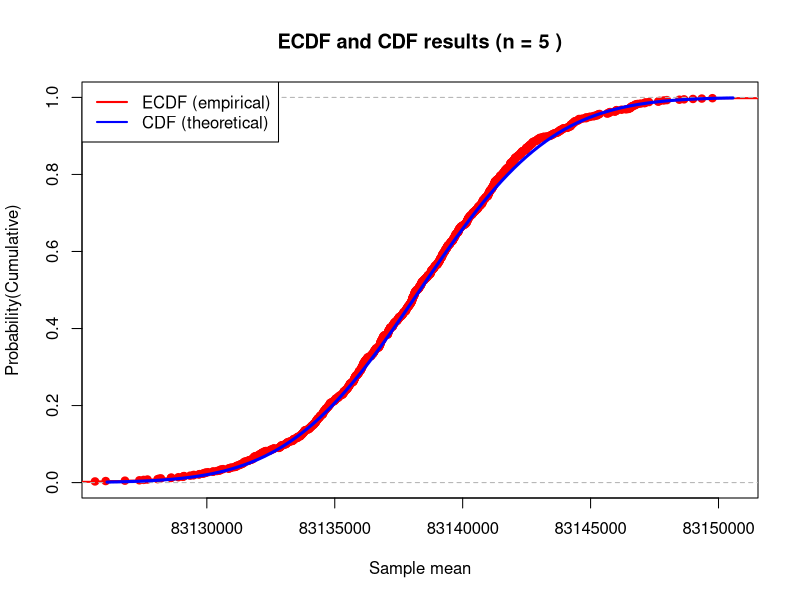
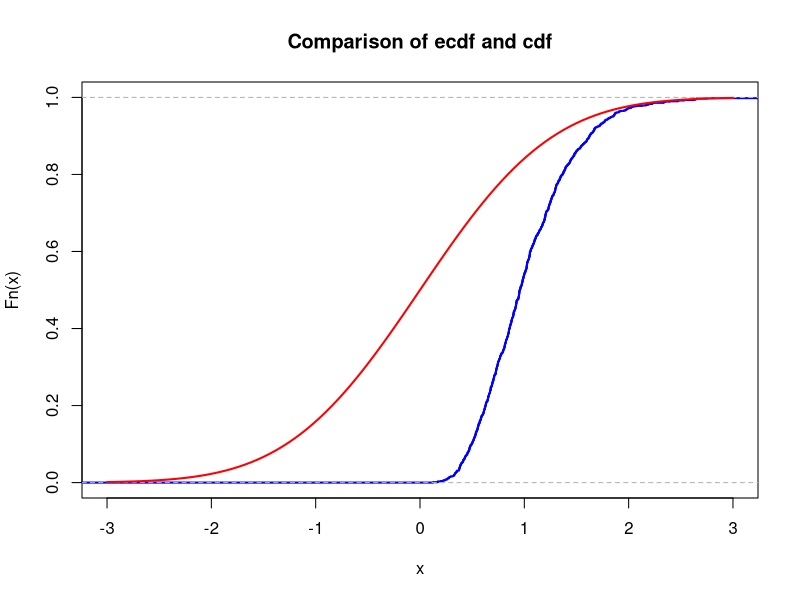

The R script that drew these images, in order:
## ---- chunk 1
# your team id number 
                          ###
id <- 50                  ### Change to the correct id!
                          ###
set.seed(id)
p <- id/100
# matrices G and H
G <- matrix(c(1, 1, 1, 0, 0, 0, 0,
		1, 0, 0, 1, 1, 0, 0,
		0, 1, 0, 1, 0, 1, 0,
		1, 1, 0, 1, 0, 0, 1), nrow = 4, byrow = TRUE)
H <- t(matrix(c(1, 0, 1, 0, 1, 0, 1,
		0, 1, 1, 0, 0, 1, 1,
		0, 0, 0, 1, 1, 1, 1), nrow = 3, byrow = TRUE))
# cat("The matrix G is: \n") 
#G  
#cat("The matrix H is: \n") 
#H
#cat("The product GH must be zero: \n")
#(G%*%H) %%2
## ---- chunk 2
# generate N messages

message_generator <- function(N) {
  matrix(sample(c(0,1), 4*N, replace = TRUE), nrow = N)
}  
messages <- message_generator(100)
codewords <- (messages %*% G) %% 2
## ---- chunk 3
#  errors <- ...
#  received <-   
## ---- chunk 4

# To calculate lambda - activity of the element, according to our data, we use:
# Half life period (seconds)= Half life period (years) * 3,154*e+7
# Cesium_137 Molar atomic mass = 137
# Cesium_137 mass (according to initial conditions) = team_id(26) * 1e-6

cat("\n ======================================== \n")
cat("\n ===============SUBTASK 1================\n")
cat("\n ======================================== \n")

team_id <- 26

ln_2 <- log(2)
T_half_years <- 30.1
seconds_per_year <- 3.154e+7
N_Avogadro <- 6e+23

lambda <- ln_2 / (T_half_years * seconds_per_year) # activity of the given element

Ces_137_m <- team_id * 1e-6
Ces_137_M <- 137

N <- (Ces_137_m / Ces_137_M) * N_Avogadro
mu_single <- N * lambda # Poisson parameter for one sample Xi

cat("Calculated parameter of Poisson distribution of single sample Xi:", mu_single, "\n")

K <- 1e3
n <- 5

sample_values <- rpois(n*K, lambda = mu_single)

sample_means <- colMeans(matrix(sample_values, nrow=n))
## ---- chunk 5

# Normal distribution - N(mu, sigma2)
# According to the CLT E(X̄) = mu and sigma2 = mu/n => sigma = sqrt(mu/n)

cat("\n ======================================== \n")
cat("\n ===============SUBTASK 2================\n")
cat("\n ======================================== \n")


mu <- mu_single
sigma <- sqrt(mu/n)

cat("\nParamaters of the standard normal approximation:\n")
cat("  μ  =", mu, "\n")
cat("  σ² =", mu/n, "\n")
cat("  σ  =", sigma, "\n\n")

Fs <- ecdf(sample_means) # ECDF for our sample 

cat("\n Result visualization part")

xlims <- c(mu - 3*sigma, mu + 3*sigma)

plot(Fs, xlim = xlims, ylim = c(0, 1),
     col = "red",
     lwd = 2,
     main = paste("ECDF and CDF results (n =", n, ")"),
     xlab = "Sample mean",
     ylab = "Probability(Cumulative)") 

curve(pnorm(x, mean = mu, sd = sigma), 
      col = "blue",
      lwd = 3,
      add = TRUE)

legend("topleft",
       legend = c("ECDF (empirical)", "CDF (theoretical)"),
       col = c("red", "blue"),
       lwd = 2)

# Taking values from the segment with the length of 5

cat("\nFor n = 5 we observe such results:\n")

n <- 5
sample_means <- colMeans(matrix(rpois(n*K, lambda = mu_single), nrow=n))
sigma <- sqrt(mu / n)
Fs <- ecdf(sample_means)

xlims <- c(mu - 3*sigma, mu + 3*sigma)

x_points_seq <- seq(xlims[1], xlims[2], length.out = 5)

ecdf_v <- Fs(x_points_seq) # Calculating ecdf in particular points

cdf_v <- pnorm(x_points_seq, mean = mu, sd = sigma)

diff1 <- max(abs(ecdf_v - cdf_v))

cat("max difference in value between ecdf and cdf is:", diff1, "\n")

cat("\nFor n = 10 we observe such results:\n")

n <- 10
sample_means <- colMeans(matrix(rpois(n*K, lambda = mu_single), nrow=n))
sigma <- sqrt(mu / n)
Fs <- ecdf(sample_means)

xlims <- c(mu - 3*sigma, mu + 3*sigma)

# Taking values from the segment with the length of 10
x_points_seq <- seq(xlims[1], xlims[2], length.out = 10)

ecdf_v <- Fs(x_points_seq) # Calculating ecdf in particular points

cdf_v <- pnorm(x_points_seq, mean = mu, sd = sigma)

diff2 <- max(abs(ecdf_v - cdf_v))

cat("max difference in value between ecdf and cdf is:", diff2, "\n")

cat("\nFor n = 50 we observe such results:\n")

n <- 50
sample_means <- colMeans(matrix(rpois(n*K, lambda = mu_single), nrow=n))
sigma <- sqrt(mu / n)
Fs <- ecdf(sample_means)

xlims <- c(mu - 3*sigma, mu + 3*sigma)

# Taking values from the segment with the length of 50
x_points_seq <- seq(xlims[1], xlims[2], length.out = 50)

ecdf_v <- Fs(x_points_seq) # Calculating ecdf in particular points

cdf_v <- pnorm(x_points_seq, mean = mu, sd = sigma)

diff3 <- max(abs(ecdf_v - cdf_v))

cat("  max difference in value between ecdf and cdf is:", diff3, "\n")
cat("\n Conclusion:\n")
cat("\n As we can see from the observations for n = 5, 10, 50 the max difference between ecdf and cdf is:", "\n", diff1, "\n", diff2, "\n", diff3, "\n")
cat("\n From these calculations we can derive a conclusion that with increased number of samples ecdf tends to have \n closer values to theoretical cdf. Thus supporting the CLT. \n")

## ---- chunk 6
cat("\n ======================================== \n")
cat("\n ===============SUBTASK 3================\n")
cat("\n ======================================== \n")

n_critical <- 8e8
p_target <- 0.95

cat("\nWe need to find the largest n such that P(Y < n_critical) >= p_target\n")
cat("where Y is the sum of n i.i.d. Poisson random variables Xi\n\n")

cat("Markov Inequality\n\n")

# Markov inequality: P(X >= a) <= E(X)/a
# P(Y < n_critical) >= 1 - E(Y)/n_critical
# where Y is num of total decays
# 1 - E(Y)/n_critical >= p_target
# E(Y) <= n_critical * (1 - p_target)

# E(Xn) = mu_single
# E(X1 + X2 + ... Xn) = n * mu_single
# n * mu_single <= n_critical * (1 - p_target)
# n <= n_critical * (1 - p_target) / mu_single

# using floor to derive whole number of n r.v's
n_markov <- floor(n_critical * (1 - p_target) / mu_single)

cat("  Solving for n:\n")
cat("    n <= n_critical * (1 - p_target) / mu_single\n")
cat("    n <=", n_critical, "*", (1 - p_target), "/", mu_single, "\n")
cat("    n <=", n_critical * (1 - p_target) / mu_single, "\n\n")
cat("  Maximum n: ", n_markov, "\n\n")

cat("Central Limit Theorem\n")

# According to the CLT, for large enough n, the S = (X1 + X2 + ... + Xn) ~ N(n*mu_single, n*mu_single) 

# For Poisson distribution we have that mu = sigma2 (Mean equals Variance)

# We need to convert our r.v S to ~N(0,1) 
# P(S < n_critical) >= p_target
# Since X~Poiss(lambda), E(X)=Var(X)=mu_single
# Z = (S - n × mu_single) / sqrt(n × mu_single) ~ N(0,1)
# We can rewrite: P((S - n*mu_single)/sqrt(n*mu_single) < (n_critical - n*mu_single)/sqrt(n*mu_single)) >= p_target
# 
# P((S - n × mu_single)/sqrt(n × mu_single) < (n_critical - n × mu_single)/sqrt(n × mu_single)) ≥ 0.95
# P(Z < (n_critical - n × mu_single)/sqrt(n × mu_single)) ≥ 0.95
# (n_critical - n × mu_single) / sqrt(n × mu_single) ≥ qnorm(0.95)

# Calculate the quantile of standard normal distribution corresponding to p_target
z_p_target <- qnorm(p_target)

# n_critical - n*mu_single >= z * sqrt(n*mu_single)
# n_critical >= n*mu_single + z * sqrt(n*mu_single)
#
# Let y = sqrt(n*mu_single), then n = y^2/mu_single
# n_critical >= y^2 + z*y
# y^2 + z*y - n_critical <= 0

y_root <- (-z_p_target + sqrt(z_p_target^2 + 4*n_critical)) / 2
n_clt <- floor(y_root^2 / mu_single)

cat("  y =", y_root, "\n")
cat("  n =", y_root^2 / mu_single, "\n\n")
cat("  Maximum n (CLT): ", n_clt, "\n\n")

cat("=== RESULTS ===\n\n")
cat("Maximum n using Markov inequality: ", n_markov, "\n")
cat("Maximum n using CLT:               ", n_clt, "\n")

cat("CONCLUSION:\n")
cat("The CLT provides a much more precise bounds than Markov inequality.\n")
cat("  Markov inequality only uses the mean to derive bounds, whereas CLT uses both mean and variance\n")
cat("  CLT assumes approximate normality for large n\n")
cat("  From obrained results we can clearly see that CLT gave us a much more 'optimistic' results rather than Markov inequality\n")
cat("  Results vary greatly: According to CLT we get n = 9, and according to Markov's n = 0\n")
## ---- chunk 7
nu1 <- 1  # change this!
K <- 1e3
n <- 5
sample_means <- colMeans(matrix(rexp(n*K, rate = nu1), nrow=n))
## ---- chunk 8
mu <- 0       # change this!
sigma <- 1    # change this!
## ---- chunk 9
xlims <- c(mu-3*sigma,mu+3*sigma)
Fs <- ecdf(sample_means)
plot(Fs, 
     xlim = xlims, 
     col = "blue",
     lwd = 2,
     main = "Comparison of ecdf and cdf")
curve(pnorm(x, mean = mu, sd = sigma), col = "red", lwd = 2, add = TRUE)
## ---- chunk 10
        mu <- 0 #change this!
        sigma <- 1 #change this
        N <- 100

        # YOUR CODE HERE
## ---- chunk 11
        # YOUR CODE HERE
## ---- chunk 12
        # YOUR CODE HERE
## ---- chunk 13
        # YOUR CODE HERE
